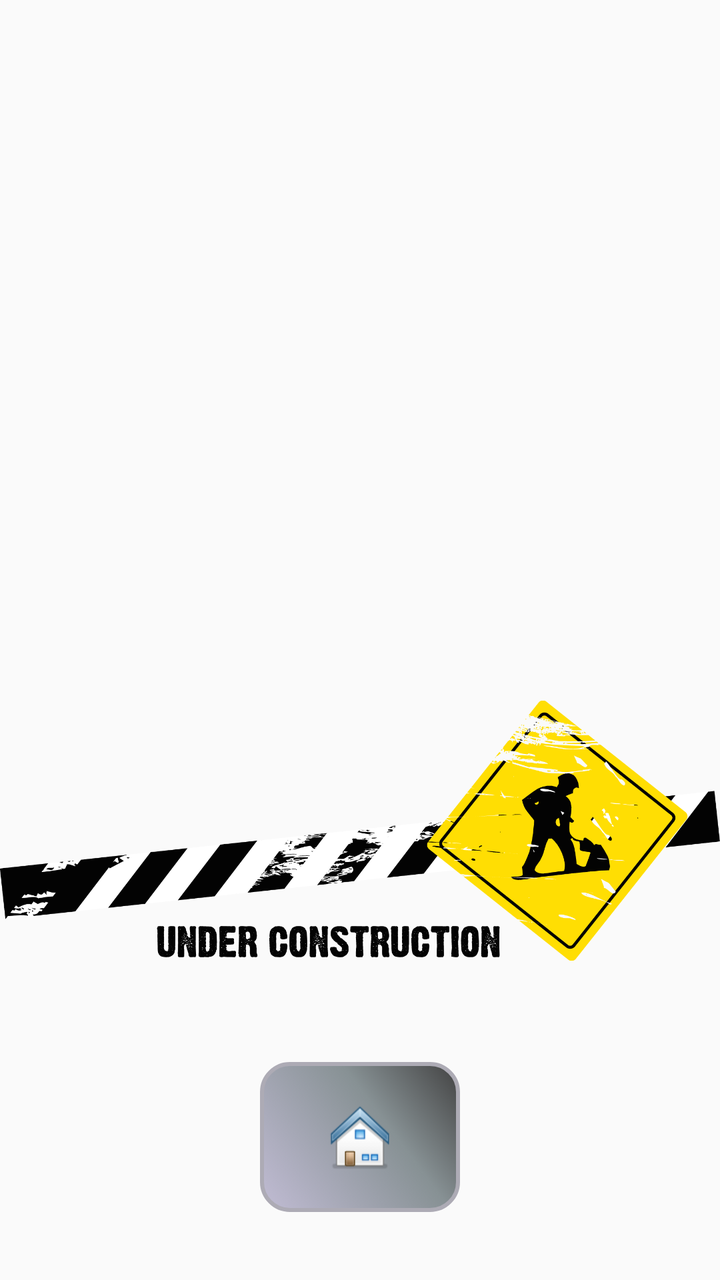
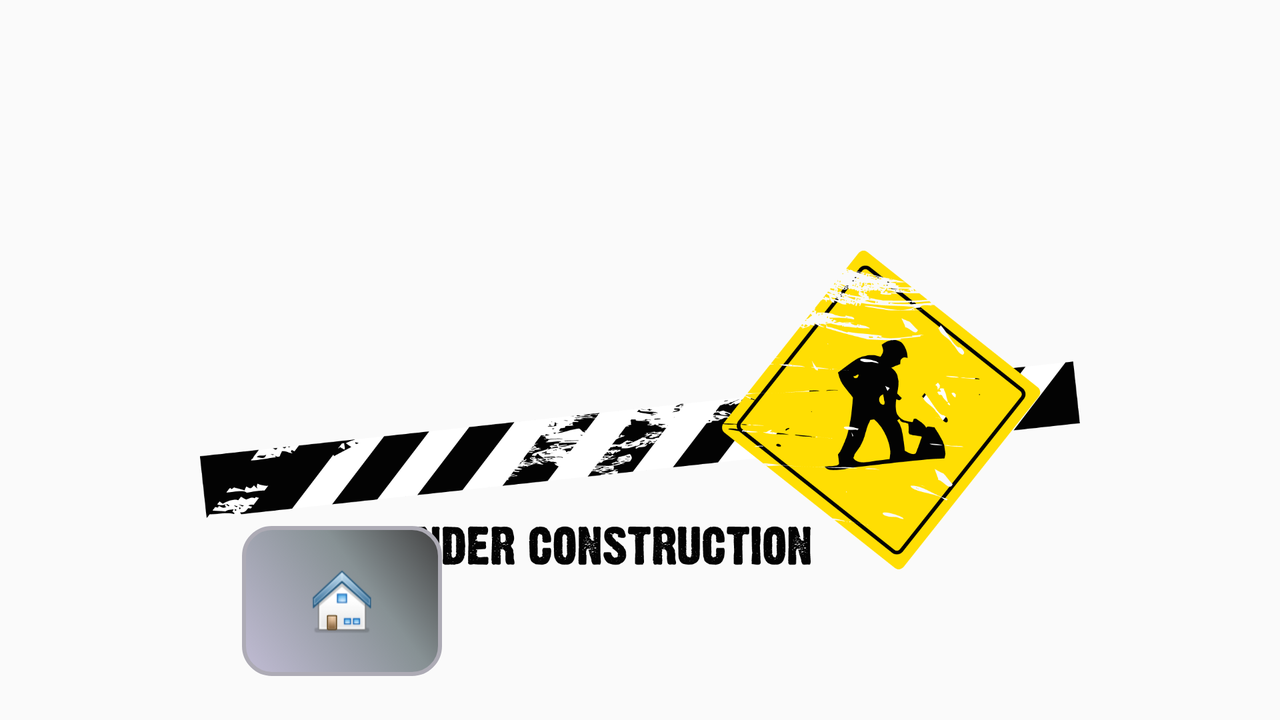

An Android layout and its configuration variant, each rendered on a device that would load it. The default file and the variant file are quoted in full after the pictures.
<!-- AndroidManifest.xml: application theme AppTheme -->
<!-- res/layout/activity_under_construction.xml -->
<RelativeLayout xmlns:android="http://schemas.android.com/apk/res/android"
    xmlns:tools="http://schemas.android.com/tools"
    android:layout_width="match_parent"
    android:layout_height="match_parent"
    android:background="@drawable/photoshop"
    tools:context="${relativePackage}.${activityClass}" >

    <ImageView
        android:id="@+id/imageView1"
        android:layout_width="wrap_content"
        android:layout_height="wrap_content"
        android:layout_alignParentTop="true"
        android:layout_centerHorizontal="true"
        android:layout_marginTop="244dp"
        android:src="@drawable/tab_under_construction" />

    <ImageButton
        android:id="@+id/imgbtHome_Under"
        android:layout_width="100dp"
        android:layout_height="75dp"
        android:layout_alignParentBottom="true"
        android:layout_centerHorizontal="true"
        android:layout_marginBottom="34dp"
        android:background="@drawable/buttons_custom_background_style"
        android:src="@drawable/home" />

</RelativeLayout>
<!-- resources referenced by this layout -->
<resources>
  <!-- drawable buttons_custom_background_style (drawable-xhdpi) -->
  <?xml version="1.0" encoding="utf-8"?>
  <selector xmlns:android="http://schemas.android.com/apk/res/android" android:shape = "rectangle">
     
     <item android:state_pressed="true" >
          <shape>
              <solid
              android:color="#C0C0C0" />
              <stroke
              android:width="1dp"
              android:color="#2f6699" />
              <corners
              android:radius="8dp" />
              <padding
              android:left="10dp"
              android:top="10dp"
              android:right="10dp"
              android:bottom="10dp" />
          </shape>
      </item>
     
      <item>
          <shape>
              <gradient
              android:angle="45"
              android:centerX="62%"
              android:centerColor="#879194"
              android:startColor="#C1BCD4"
              android:endColor="#424242"
              android:type="linear"
              />
              <stroke
              android:width="2dp"
              android:color="#ADABB5"
              />
              <corners
              android:radius="14dp" />
              <padding
              android:left="10dp"
              android:top="10dp"
              android:right="10dp"
              android:bottom="10dp" />
          </shape>
      </item>
  </selector>
  <!-- drawable home: png bitmap (drawable-xhdpi, 4430 bytes) -->
  <!-- drawable tab_under_construction: png bitmap (drawable-xhdpi, 142358 bytes) -->
  <style name="AppTheme" parent="AppBaseTheme">
          
      </style>
  <style name="AppBaseTheme" parent="Theme.AppCompat.Light">
          
      </style>
</resources>
<!-- res/layout-land/activity_under_construction.xml (the repository's variant of the layout above) -->
<!-- drawn on the phone turned sideways -->
<RelativeLayout xmlns:android="http://schemas.android.com/apk/res/android"
    xmlns:tools="http://schemas.android.com/tools"
    android:layout_width="match_parent"
    android:layout_height="match_parent"
    android:background="@drawable/photoshop"
    tools:context="${relativePackage}.${activityClass}" >

    <ImageView
        android:id="@+id/imageView1"
        android:layout_width="wrap_content"
        android:layout_height="wrap_content"
        android:layout_alignParentTop="true"
        android:layout_centerHorizontal="true"
        android:layout_marginLeft="100dp"
        android:layout_marginRight="100dp"
        android:layout_marginTop="50dp"
        android:src="@drawable/tab_under_construction" />

    <ImageButton
        android:id="@+id/imgbtHome_Under"
        android:layout_width="100dp"
        android:layout_height="75dp"
        android:layout_alignParentBottom="true"
        android:layout_alignRight="@+id/imageView1"
        android:layout_marginBottom="22dp"
        android:layout_marginRight="319dp"
        android:background="@drawable/buttons_custom_background_style"
        android:src="@drawable/home" />

</RelativeLayout>
